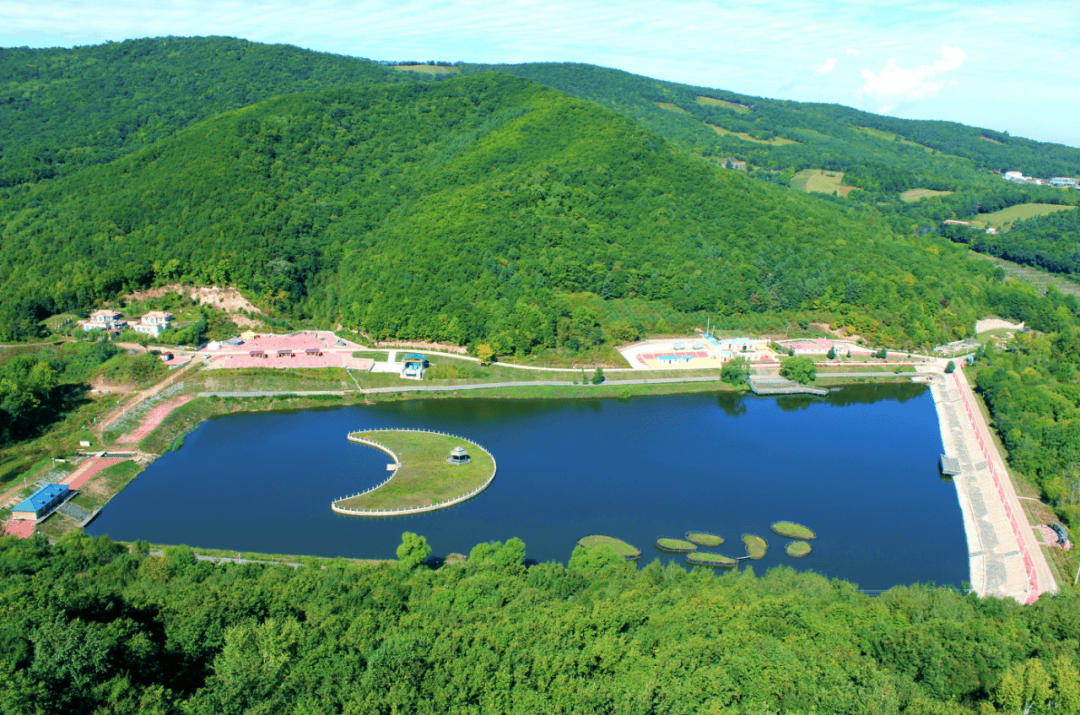
#> input picture content/根据指定坐标裁剪指定大小的图像/image.png, 1080 x 715 px
$ jupyter execute '根据指定坐标裁剪指定大小的图像.ipynb'
#> lines starting #> are read from the running program, lines starting #| are printed output that depends on the picture
## 根据指定坐标裁剪指定大小的图像：

[cell 1]
import cv2

def crop_image(image_path, x, y, width, height):
    """
    裁剪图像，并确保裁剪区域在图像尺寸范围内，然后保存裁剪后的图像
    :param image_path: 原始图像文件路径
    :param x: 裁剪区域左下角的x坐标
    :param y: 裁剪区域左下角的y坐标
    :param width: 裁剪区域的宽度
    :param height: 裁剪区域的高度
    """
#> called with image_path = 'image.png', x = 100, y = 50, width = 600, height = 400
    # 读取图像
    image = cv2.imread(image_path)
#> image is the input picture: shape (715, 1080, 3); mean B, G, R 103.6, 139.1, 94.6

    # 检查图像是否成功加载
    if image is None:
        print(f"无法加载图像：{image_path}")
        return False

    # 获取图像的尺寸
    image_height, image_width = image.shape[:2]
#> image_height = 715; image_width = 1080
    print(f"图像的原始尺寸：{image_height}×{image_width}")
#| 图像的原始尺寸：715×1080

    # 裁剪图像，检查裁剪区域是否超出图像尺寸
    if x < 0 or y < 0 or x + width > image_width or y + height > image_height:
        print("Specified width and height are larger than the image dimensions.")
    else:
        cropped_image = image[y:y+height, x:x+width]
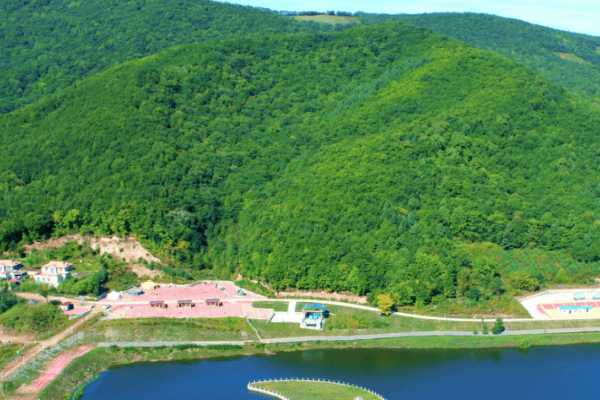
#> cropped_image: shape (400, 600, 3); mean B, G, R 86.1, 132.8, 85.5

    # 保存裁剪后的图像
    output_path = image_path.split(".")[0] + f"_{x}-{y}_" + f"{width}-{height}" + "." + image_path.split(".")[1]
    cv2.imwrite(output_path, cropped_image)

# 示例使用
image_path = 'image.png'  # 替换为你的图像文件路径
x, y = 100, 50  # 裁剪区域左下角的坐标
width, height = 600, 400  # 裁剪区域的宽度和高度

crop_image(image_path, x, y, width, height)

## 以图像中心点为基准裁剪指定大小的图像：

[cell 2]
import cv2

def crop_image(image_path, width, height):
    """
    裁剪图像，并确保裁剪区域在图像尺寸范围内，然后保存裁剪后的图像
    :param image_path: 原始图像文件路径
    :param width: 裁剪区域的宽度
    :param height: 裁剪区域的高度
    """
#> called with image_path = 'image.png', width = 700, height = 700
    # 读取图像
    image = cv2.imread(image_path)

    # 检查图像是否成功加载
    if image is None:
        print(f"无法加载图像：{image_path}")
        return False

    # 获取图像的原始尺寸
    image_height, image_width = image.shape[:2]
#> image_height = 715; image_width = 1080
    print(f"图像的原始尺寸：{image_height}×{image_width}")
#| 图像的原始尺寸：715×1080

    # 计算裁剪的起始点
    start_x = (image_width - width) // 2
#> start_x = 190
    start_y = (image_height - height) // 2
#> start_y = 7

    # 裁剪图像
    if start_x >= 0 and start_y >= 0:
        cropped_img = image[start_y:start_y + height, start_x:start_x + width]
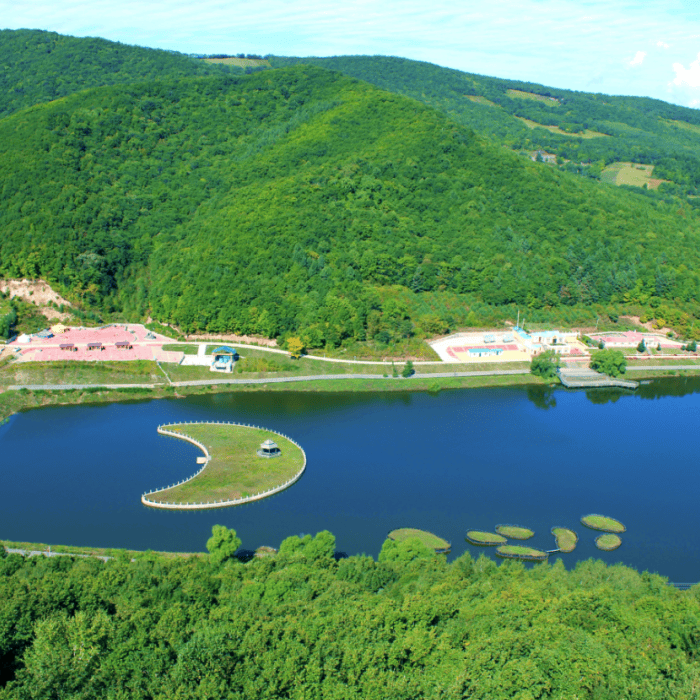
#> cropped_img: shape (700, 700, 3); mean B, G, R 102, 138.2, 90.9
    else:
        print("Specified width and height are larger than the image dimensions.")
        return

    # 保存裁剪后的图像
    output_path = image_path.split(".")[0] + f"_{width}-{height}"  + f"_center" + "." + image_path.split(".")[1]
    cv2.imwrite(output_path, cropped_img)

# 使用示例
image_path = 'image.png'  # 替换为你的图像路径
output_path = 'cropped_image_center.png'      # 输出图像的路径
width = 700                           # 指定的宽度
height = 700                          # 指定的高度

crop_image(image_path, width, height)

$ run again, with content/根据指定坐标裁剪指定大小的图像/image_700-700_center.png copied over content/根据指定坐标裁剪指定大小的图像/image.png
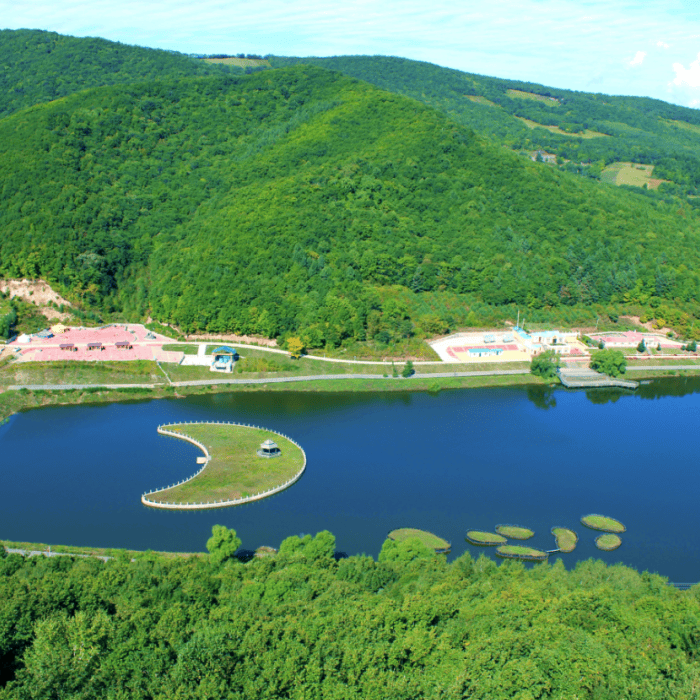
#> input picture content/根据指定坐标裁剪指定大小的图像/image_700-700_center.png, 700 x 700 px
#> in crop_image, image is the input picture: shape (700, 700, 3); mean B, G, R 102, 138.2, 90.9
#| 图像的原始尺寸：700×700
#> in crop_image, `cropped_image = image[y:y+height, x:x+width]`:
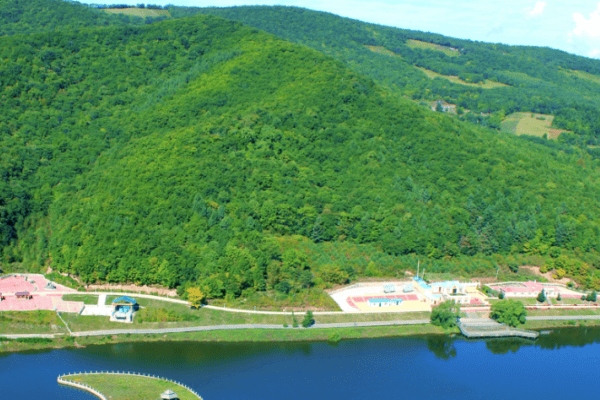
#> cropped_image: shape (400, 600, 3); mean B, G, R 98, 139.5, 88.9
#| 图像的原始尺寸：700×700
